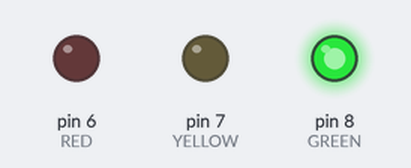
Simulated run of this sketch. Board: Arduino Uno, built with avr-gcc and run on an emulated ATmega328P. Parts: output pins drawn as LEDs (lit = HIGH).

Above: at 3.5 s.
At 7.2 s:
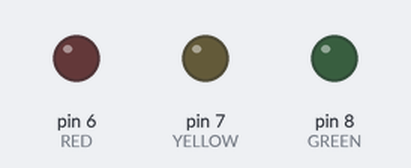
At 10.5 s:
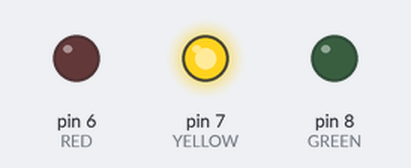
At 15.5 s:
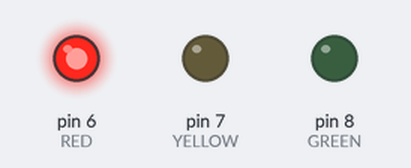
At 20.5 s:
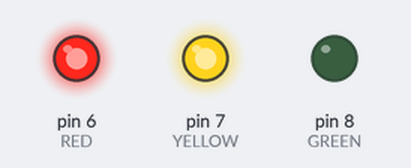
Timing chart, 0 to 27.3 s (numbered marks = the images above):
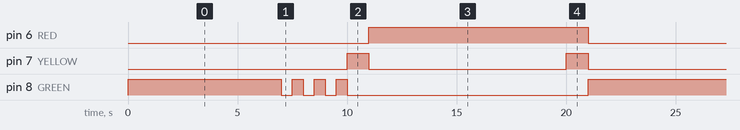

The sketch:

task07a_traffic_delay.ino
```cpp
// Задание 7А: светофор на задержках
const int GREEN = 8;
const int YELLOW = 7;
const int RED = 6;
const int N = 10;           // длительность зелёного и красного, с

void setup() {
  pinMode(GREEN, OUTPUT);
  pinMode(YELLOW, OUTPUT);
  pinMode(RED, OUTPUT);
}

void loop() {
  // зелёный
  digitalWrite(GREEN, HIGH);
  delay((N - 3) * 1000UL);

  // зелёный мигает 3 секунды
  for (int i = 0; i < 3; i++) {
    digitalWrite(GREEN, LOW);
    delay(500);
    digitalWrite(GREEN, HIGH);
    delay(500);
  }
  digitalWrite(GREEN, LOW);

  // жёлтый 1 секунда
  digitalWrite(YELLOW, HIGH);
  delay(1000);
  digitalWrite(YELLOW, LOW);

  // красный
  digitalWrite(RED, HIGH);
  delay((N - 1) * 1000UL);

  // последняя секунда: красный + жёлтый
  digitalWrite(YELLOW, HIGH);
  delay(1000);
  digitalWrite(RED, LOW);
  digitalWrite(YELLOW, LOW);
}
```

Measured:
- by itself, pin 6 (RED): alternates HIGH for 10.0 s and LOW for 11.0 s
- by itself, pin 7 (YELLOW): alternates HIGH for 1.0 s and LOW for 9.0 s
- by itself, pin 8 (GREEN): repeats every 21.0 s: 3 × (LOW 0.50 s, HIGH 0.50 s), LOW 11.0 s, HIGH 7.0 s
